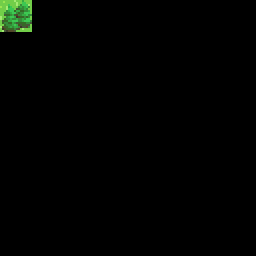

Below is a game level as drawn by its tile map, then a one-line description and the .tmx that defines it (tile-layer data replaced by summaries):
An orthogonal 8x8 tile map with 32x32 px tiles, 7 tile layers (regions, input_ground, output_ground, output1_ground, ...).

<map version="1.2" tiledversion="1.2.1" orientation="orthogonal" renderorder="right-down" width="8" height="8" tilewidth="32" tileheight="32" infinite="0" nextlayerid="8" nextobjectid="1">
 <tileset firstgid="1" source="lalla.tsx" />
 <layer id="1" name="regions" width="8" height="8">
  <data>[64 cells, 1 non-empty, 1 distinct tile ids]</data>
 </layer>
 <layer id="2" name="input_ground" width="8" height="8">
  <data>[64 cells, 1 non-empty, 1 distinct tile ids]</data>
 </layer>
 <layer id="3" name="output_ground" width="8" height="8">
  <data>[64 cells, 1 non-empty, 1 distinct tile ids]</data>
 </layer>
 <layer id="4" name="output1_ground" width="8" height="8">
  <data>[64 cells, 1 non-empty, 1 distinct tile ids]</data>
 </layer>
 <layer id="5" name="output2_ground" width="8" height="8">
  <data>[64 cells, 1 non-empty, 1 distinct tile ids]</data>
 </layer>
 <layer id="6" name="output3_ground" width="8" height="8">
  <data>[64 cells, 1 non-empty, 1 distinct tile ids]</data>
 </layer>
 <layer id="7" name="output4_ground" width="8" height="8">
  <data>[64 cells, 1 non-empty, 1 distinct tile ids]</data>
 </layer>
</map>
